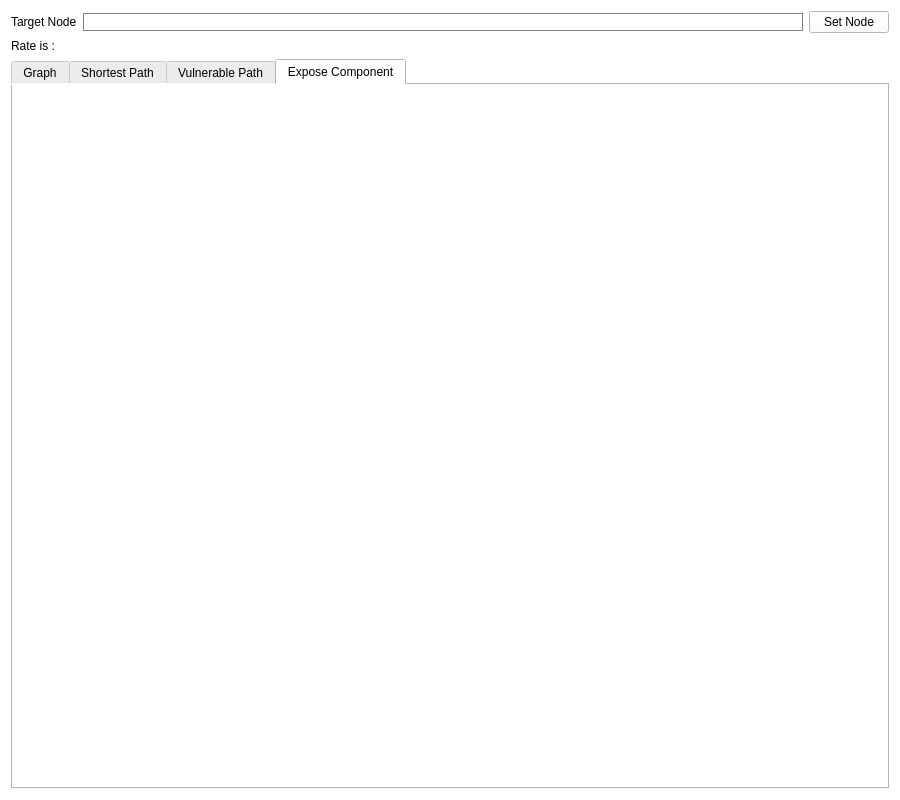
<?xml version="1.0" encoding="UTF-8"?>
<ui version="4.0">
 <class>Form</class>
 <widget class="QWidget" name="Form">
  <property name="geometry">
   <rect>
    <x>0</x>
    <y>0</y>
    <width>900</width>
    <height>800</height>
   </rect>
  </property>
  <property name="windowTitle">
   <string>Form</string>
  </property>
  <property name="styleSheet">
   <string notr="true">background-color: rgb(255, 255, 255);</string>
  </property>
  <layout class="QVBoxLayout" name="verticalLayout">
   <item>
    <layout class="QVBoxLayout" name="mainLayout">
     <item>
      <layout class="QHBoxLayout" name="fromLayout">
       <item>
        <widget class="QLabel" name="targetNodeLabel">
         <property name="styleSheet">
          <string notr="true">color: rgb(0, 0, 0);
font: 25 12pt &quot;Open Sans Hebrew Light&quot;;
</string>
         </property>
         <property name="text">
          <string>Target Node</string>
         </property>
        </widget>
       </item>
       <item>
        <widget class="QLineEdit" name="targetNodeLineEdit">
         <property name="styleSheet">
          <string notr="true">color: rgb(0, 0, 0);
font: 25 16pt &quot;Open Sans Hebrew Light&quot;;
border: 1px solid grey;
border-radius: 12px;
padding 0 8px;
selection-background-color: white;</string>
         </property>
        </widget>
       </item>
       <item>
        <widget class="QPushButton" name="pathBtn">
         <property name="styleSheet">
          <string notr="true">color: rgb(0, 0, 0);
font: 25 14pt &quot;Open Sans Hebrew Light&quot;;</string>
         </property>
         <property name="text">
          <string>Set Node</string>
         </property>
        </widget>
       </item>
      </layout>
     </item>
     <item>
      <widget class="QLabel" name="rateAnswerLabel">
       <property name="styleSheet">
        <string notr="true">color: rgb(0, 0, 0);
font: 25 12pt &quot;Open Sans Hebrew Light&quot;;
</string>
       </property>
       <property name="text">
        <string>Rate is : </string>
       </property>
      </widget>
     </item>
     <item>
      <widget class="QTabWidget" name="imgs">
       <property name="currentIndex">
        <number>3</number>
       </property>
       <widget class="QWidget" name="short_2">
        <attribute name="title">
         <string>Graph</string>
        </attribute>
       </widget>
       <widget class="QWidget" name="graph">
        <attribute name="title">
         <string>Shortest Path</string>
        </attribute>
       </widget>
       <widget class="QWidget" name="vulen">
        <attribute name="title">
         <string>Vulnerable Path</string>
        </attribute>
       </widget>
       <widget class="QWidget" name="expose">
        <attribute name="title">
         <string>Expose Component</string>
        </attribute>
       </widget>
      </widget>
     </item>
    </layout>
   </item>
  </layout>
 </widget>
 <resources/>
 <connections/>
</ui>
